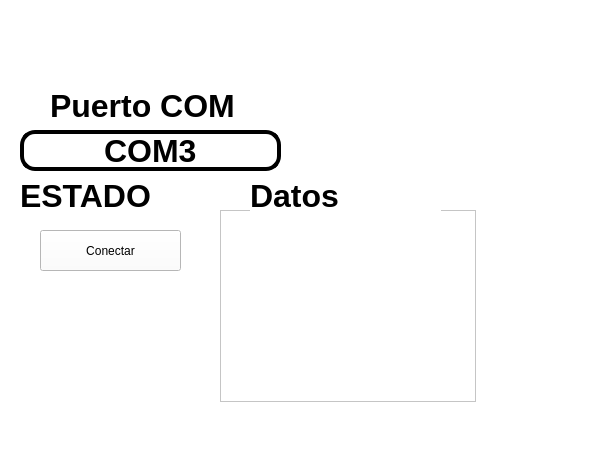
<?xml version="1.0" encoding="UTF-8"?>
<ui version="4.0">
 <class>MainWindow</class>
 <widget class="QMainWindow" name="MainWindow">
  <property name="geometry">
   <rect>
    <x>0</x>
    <y>0</y>
    <width>601</width>
    <height>467</height>
   </rect>
  </property>
  <property name="windowTitle">
   <string>MainWindow</string>
  </property>
  <property name="styleSheet">
   <string notr="true">background-color: rgb(255, 255, 255);</string>
  </property>
  <widget class="QWidget" name="centralwidget">
   <widget class="QLabel" name="imagen">
    <property name="geometry">
     <rect>
      <x>10</x>
      <y>10</y>
      <width>131</width>
      <height>71</height>
     </rect>
    </property>
    <property name="styleSheet">
     <string notr="true"/>
    </property>
    <property name="text">
     <string/>
    </property>
    <property name="pixmap">
     <pixmap resource="../Archivo/recursos.qrc">:/Logos/logouat2.jpg</pixmap>
    </property>
    <property name="scaledContents">
     <bool>true</bool>
    </property>
   </widget>
   <widget class="QLabel" name="imagen_2">
    <property name="geometry">
     <rect>
      <x>490</x>
      <y>10</y>
      <width>91</width>
      <height>71</height>
     </rect>
    </property>
    <property name="styleSheet">
     <string notr="true"/>
    </property>
    <property name="text">
     <string/>
    </property>
    <property name="pixmap">
     <pixmap>:/Logos/FIT_logo_vertical.png</pixmap>
    </property>
    <property name="scaledContents">
     <bool>true</bool>
    </property>
   </widget>
   <widget class="QLabel" name="imagen_3">
    <property name="geometry">
     <rect>
      <x>470</x>
      <y>350</y>
      <width>111</width>
      <height>71</height>
     </rect>
    </property>
    <property name="styleSheet">
     <string notr="true"/>
    </property>
    <property name="text">
     <string/>
    </property>
    <property name="scaledContents">
     <bool>true</bool>
    </property>
   </widget>
   <widget class="QLabel" name="label">
    <property name="geometry">
     <rect>
      <x>50</x>
      <y>90</y>
      <width>191</width>
      <height>31</height>
     </rect>
    </property>
    <property name="font">
     <font>
      <pointsize>24</pointsize>
      <weight>75</weight>
      <bold>true</bold>
     </font>
    </property>
    <property name="text">
     <string>Puerto COM</string>
    </property>
   </widget>
   <widget class="QLineEdit" name="txt_com">
    <property name="geometry">
     <rect>
      <x>20</x>
      <y>130</y>
      <width>261</width>
      <height>41</height>
     </rect>
    </property>
    <property name="font">
     <font>
      <pointsize>24</pointsize>
      <weight>75</weight>
      <bold>true</bold>
     </font>
    </property>
    <property name="styleSheet">
     <string notr="true">border: 4px solid black;
border-radius: 15px;</string>
    </property>
    <property name="text">
     <string>COM3</string>
    </property>
    <property name="alignment">
     <set>Qt::AlignCenter</set>
    </property>
   </widget>
   <widget class="QLabel" name="imagen_descripcion">
    <property name="geometry">
     <rect>
      <x>370</x>
      <y>10</y>
      <width>91</width>
      <height>71</height>
     </rect>
    </property>
    <property name="styleSheet">
     <string notr="true"/>
    </property>
    <property name="text">
     <string/>
    </property>
    <property name="pixmap">
     <pixmap resource="../Archivo/recursos.qrc">:/Ejercicios/gatoinplorandoayuda.jpg</pixmap>
    </property>
    <property name="scaledContents">
     <bool>true</bool>
    </property>
   </widget>
   <widget class="QPushButton" name="btn_accion">
    <property name="geometry">
     <rect>
      <x>40</x>
      <y>230</y>
      <width>141</width>
      <height>41</height>
     </rect>
    </property>
    <property name="text">
     <string>Conectar</string>
    </property>
   </widget>
   <widget class="QLabel" name="txt_estado">
    <property name="geometry">
     <rect>
      <x>20</x>
      <y>180</y>
      <width>191</width>
      <height>31</height>
     </rect>
    </property>
    <property name="font">
     <font>
      <pointsize>24</pointsize>
      <weight>75</weight>
      <bold>true</bold>
     </font>
    </property>
    <property name="text">
     <string>ESTADO</string>
    </property>
   </widget>
   <widget class="QListWidget" name="lista_datos">
    <property name="geometry">
     <rect>
      <x>220</x>
      <y>210</y>
      <width>256</width>
      <height>192</height>
     </rect>
    </property>
   </widget>
   <widget class="QLabel" name="txt_datos">
    <property name="geometry">
     <rect>
      <x>250</x>
      <y>180</y>
      <width>191</width>
      <height>31</height>
     </rect>
    </property>
    <property name="font">
     <font>
      <pointsize>24</pointsize>
      <weight>75</weight>
      <bold>true</bold>
     </font>
    </property>
    <property name="text">
     <string>Datos</string>
    </property>
   </widget>
  </widget>
  <widget class="QMenuBar" name="menubar">
   <property name="geometry">
    <rect>
     <x>0</x>
     <y>0</y>
     <width>601</width>
     <height>18</height>
    </rect>
   </property>
  </widget>
  <widget class="QStatusBar" name="statusbar"/>
 </widget>
 <resources>
  <include location="../Archivo/recursos.qrc"/>
 </resources>
 <connections/>
</ui>
